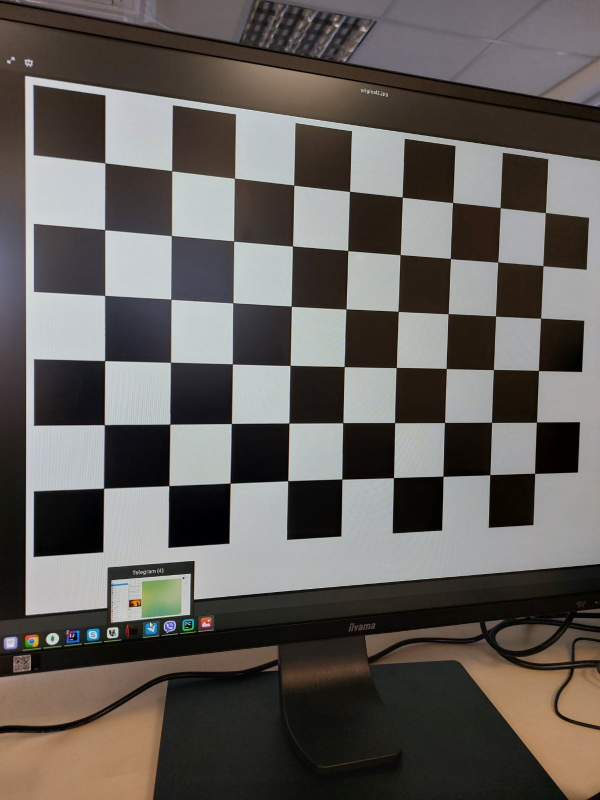
#> input picture left/1.jpg, 1200 x 1600 px (shown at 1/2 size); its folder holds 5 pictures in this run; the run also reads 1 picture not shown here
$ python calibrate.py
#> lines starting #> are read from the running program, lines starting #| are printed output that depends on the picture; after the words box and inside, x2 and y2 are one past the last pixel; in counts of white or black regions, pixels touching at a corner belong together
import numpy as np
import cv2 as cv
import glob
# termination criteria
criteria = (cv.TERM_CRITERIA_EPS + cv.TERM_CRITERIA_MAX_ITER, 30, 0.001)
# prepare object points, like (0,0,0), (1,0,0), (2,0,0) ....,(6,5,0)
objp = np.zeros((6*9,3), np.float32)
objp[:,:2] = np.mgrid[0:6,0:9].T.reshape(-1,2)
# Arrays to store object points and image points from all the images.
objpoints = [] # 3d point in real world space
imgpoints = [] # 2d points in image plane.
images = glob.glob('left/*.jpg')
for fname in images:
    img = cv.imread(fname)
#> img is the input picture: shape (1600, 1200, 3); mean B, G, R 90.8, 94.7, 99.2
    gray = cv.cvtColor(img, cv.COLOR_BGR2GRAY)
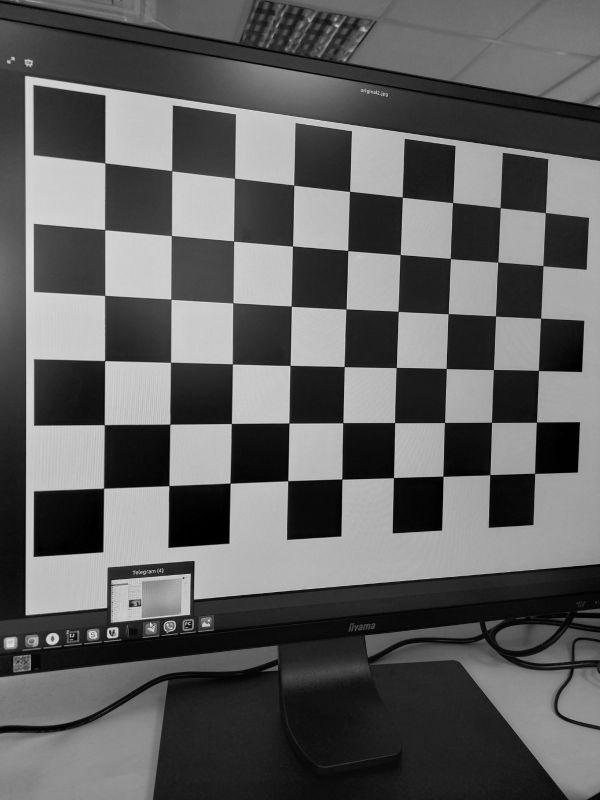
#> gray: shape (1600, 1200) (shown at 1/2 size); min 0, max 241, mean 95.6
    # Find the chess board corners
    ret, corners = cv.findChessboardCorners(gray, (6,9), None)
#> ret = True; corners = 54 rows, first 8: [207.6, 976.7], [209, 849.7], [209.6, 721.5], [209.8, 591.5], [209.9, 459.6], [210, 326.3], [338.1, 971.8], [340.2, 848.6]
    # If found, add object points, image points (after refining them)
    if ret == True:
        objpoints.append(objp)
        corners2 = cv.cornerSubPix(gray,corners, (11,11), (-1,-1), criteria)
#> corners2 = 54 rows, first 8: [207.6, 976.9], [208.9, 849.9], [209.7, 721.7], [209.9, 591.4], [209.8, 459.7], [210.1, 326.3], [338.3, 971.8], [340.2, 848.7]
        imgpoints.append(corners)
        # Draw and display the corners
        cv.drawChessboardCorners(img, (7,6), corners2, ret)
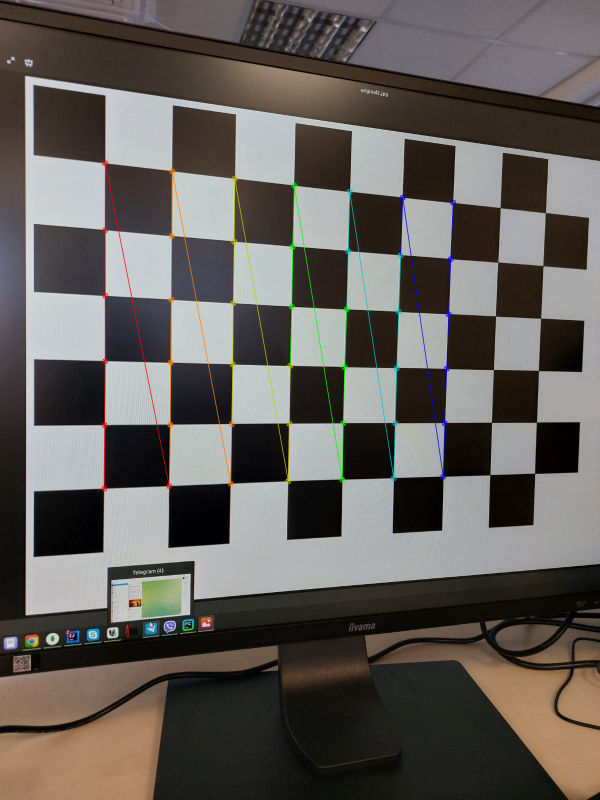
#> img: shape (1600, 1200, 3) (shown at 1/2 size); 1.39% of pixels changed, all inside (x1, y1, x2, y2) = (202, 320, 913, 984)
        cv.imshow('img', img)
        cv.waitKey(500)
#> pass 2 of the loop `for fname in images:`:
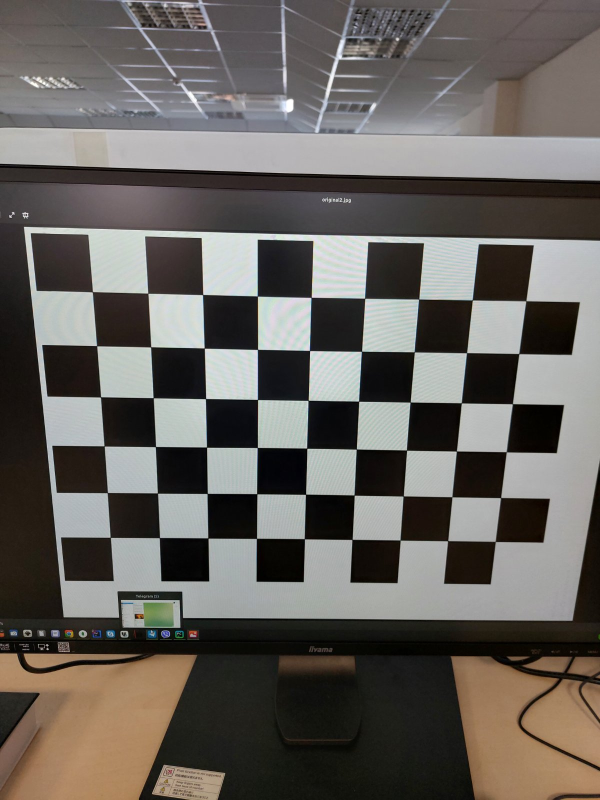
#> input picture left/2.jpg, 1200 x 1600 px (shown at 1/2 size)
#> img is the input picture: shape (1600, 1200, 3); mean B, G, R 93.9, 98.6, 102.7
#> `gray = cv.cvtColor(img, cv.COLOR_BGR2GRAY)`:
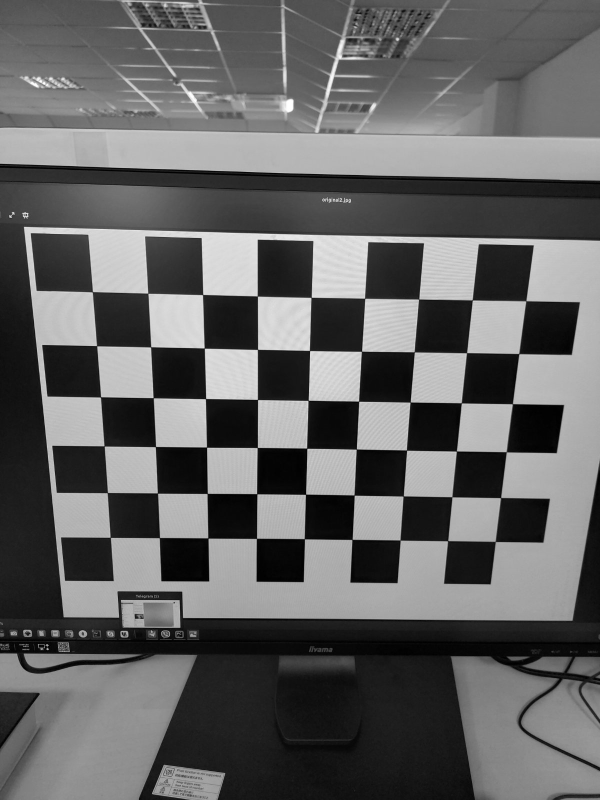
#> gray: shape (1600, 1200) (shown at 1/2 size); min 0, max 255, mean 99.3
#> corners = 54 rows, first 8: [220.9, 1075.2], [215.1, 985.7], [208.8, 892.5], [201.4, 794.4], [193.8, 691.9], [185.2, 584.1], [319.1, 1075.7], [315.4, 986.6]
#> corners2 = 54 rows, first 8: [221, 1075.2], [215.1, 985.6], [208.7, 892.4], [201.5, 794.4], [193.8, 691.9], [185.2, 584.1], [319.3, 1075.7], [315.4, 986.6]
#> `cv.drawChessboardCorners(img, (7,6), corners2, ret)`:
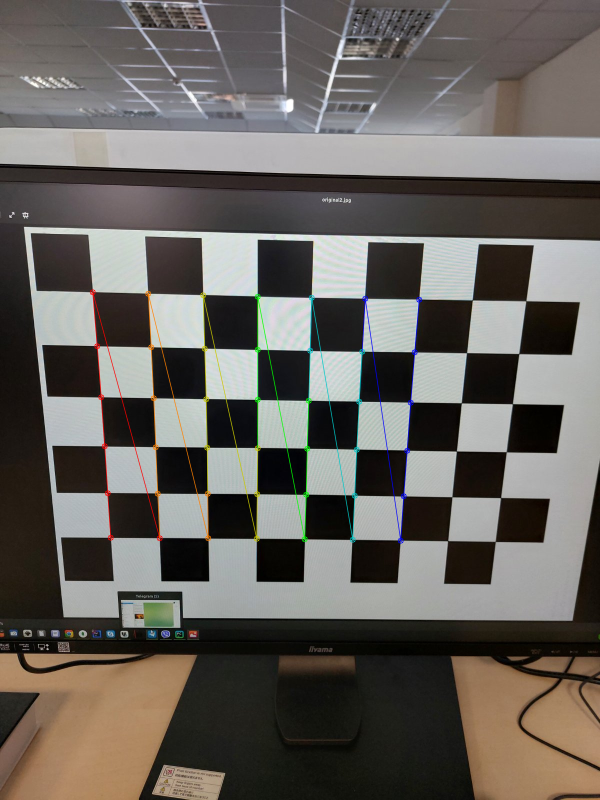
#> img: shape (1600, 1200, 3) (shown at 1/2 size); 1.17% of pixels changed, all inside (x1, y1, x2, y2) = (179, 578, 845, 1088)
#> pass 3 of the loop `for fname in images:`:
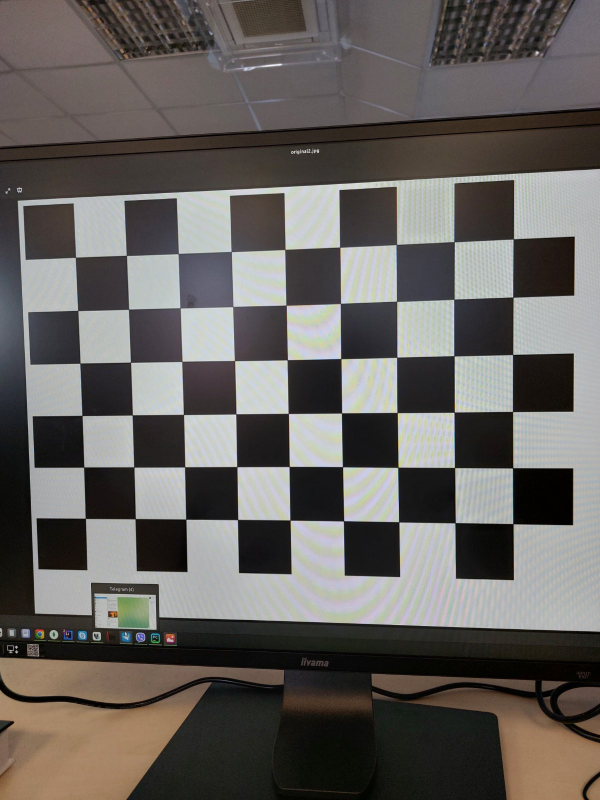
#> input picture left/3.jpg, 1200 x 1600 px (shown at 1/2 size)
#> img is the input picture: shape (1600, 1200, 3); mean B, G, R 94.6, 98, 101.7
#> `gray = cv.cvtColor(img, cv.COLOR_BGR2GRAY)`:
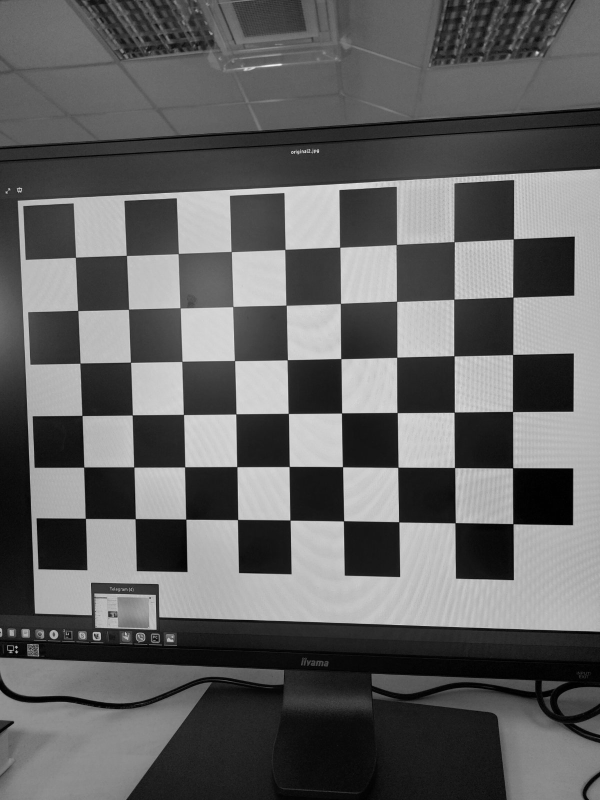
#> gray: shape (1600, 1200) (shown at 1/2 size); min 0, max 247, mean 98.7
#> corners = 54 rows, first 8: [171.3, 1037.3], [168, 934.5], [164.4, 831.5], [160.4, 726.8], [156, 621.4], [151.3, 515], [271, 1037.7], [268.1, 934.4]
#> corners2 = 54 rows, first 8: [171.2, 1037.2], [168, 934.6], [164.4, 831.5], [160.4, 726.7], [156, 621.5], [151.3, 515], [270.8, 1037.9], [268.1, 934.5]
#> `cv.drawChessboardCorners(img, (7,6), corners2, ret)`:
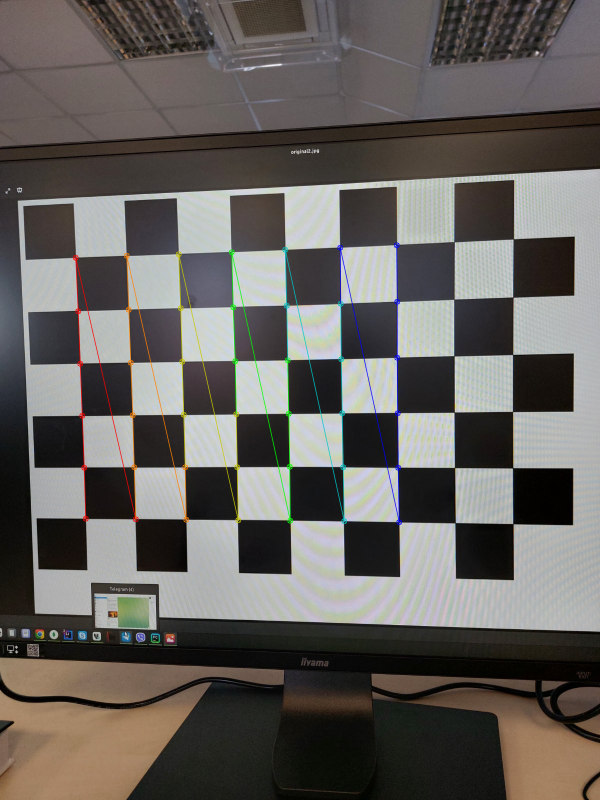
#> img: shape (1600, 1200, 3) (shown at 1/2 size); 1.27% of pixels changed, all inside (x1, y1, x2, y2) = (145, 484, 805, 1051)
#> the loop made 5 passes; the first 3 are shown
cv.destroyAllWindows()

ret, mtx, dist, rvecs, tvecs = cv.calibrateCamera(objpoints, imgpoints, gray.shape[::-1], None, None)

img = cv.imread('left/2.jpg')
h,  w = img.shape[:2]
#> h = 1600; w = 1200
newcameramtx, roi = cv.getOptimalNewCameraMatrix(mtx, dist, (w,h), 1, (w,h))

# undistort
dst = cv.undistort(img, mtx, dist, None, newcameramtx)
# crop the image
x, y, w, h = roi
dst = dst[y:y+h, x:x+w]
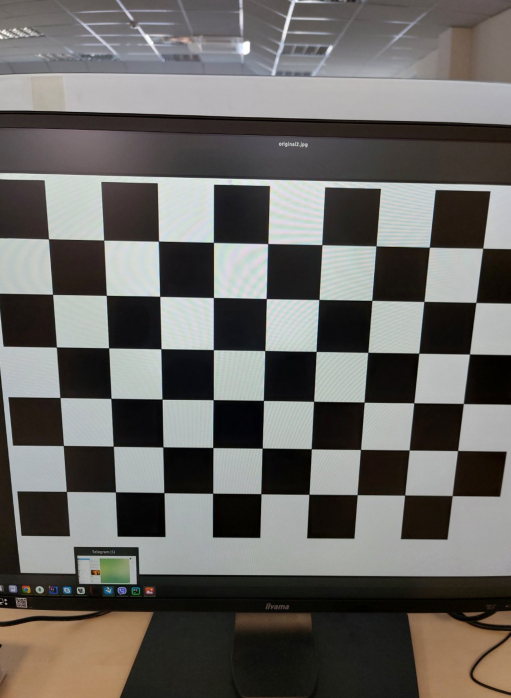
#> dst: shape (1396, 1021, 3) (shown at 1/2 size); mean B, G, R 99.3, 102.8, 104.9
cv.imwrite('calibresult.png', dst)

# undistort
mapx, mapy = cv.initUndistortRectifyMap(mtx, dist, None, newcameramtx, (w,h), 5)
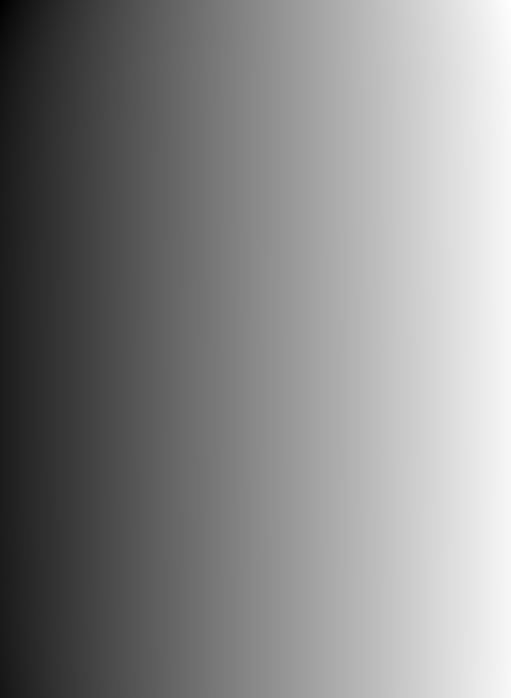
#> mapx: shape (1396, 1021) float32 (shown at 1/2 size); min -129.3, max 1058.4, mean 508.7; drawn with min black and max white
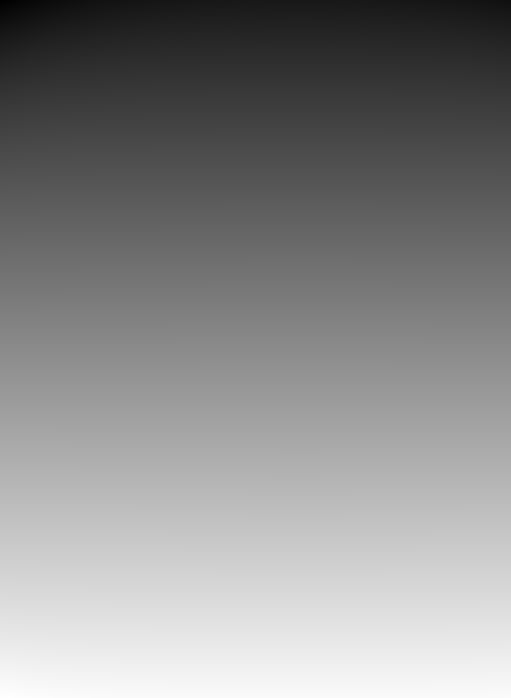
#> mapy: shape (1396, 1021) float32 (shown at 1/2 size); min -148.4, max 1409.3, mean 697.1; drawn with min black and max white
dst2 = cv.remap(img, mapx, mapy, cv.INTER_LINEAR)
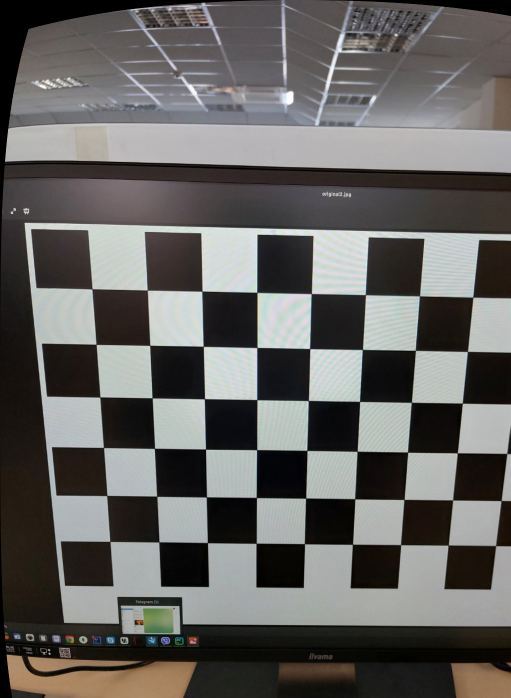
#> dst2: shape (1396, 1021, 3) (shown at 1/2 size); mean B, G, R 97.2, 99.4, 100.7
dst2 = dst2[y:y+h, x:x+w]
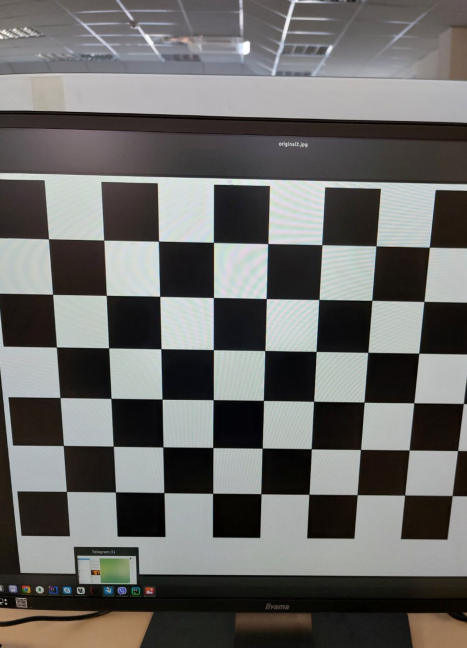
#> dst2: shape (1296, 934, 3) (shown at 1/2 size); mean B, G, R 103.6, 105.7, 106.5
cv.imwrite('calibresult2.png', dst)

mean_error = 0
for i in range(len(objpoints)):
    imgpoints2, _ = cv.projectPoints(objpoints[i], rvecs[i], tvecs[i], mtx, dist)
    error = cv.norm(imgpoints[i], imgpoints2, cv.NORM_L2)/len(imgpoints2)
    mean_error += error
print( "total error: {}".format(mean_error/len(objpoints)) )
